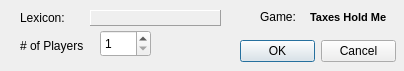
<?xml version="1.0" encoding="UTF-8"?>
<ui version="4.0">
 <class>createTaxesTableForm</class>
 <widget class="QWidget" name="createTaxesTableForm">
  <property name="geometry">
   <rect>
    <x>0</x>
    <y>0</y>
    <width>404</width>
    <height>71</height>
   </rect>
  </property>
  <property name="windowTitle">
   <string>Create Taxes Hold Me Table</string>
  </property>
  <widget class="QLabel" name="label_5">
   <property name="geometry">
    <rect>
     <x>20</x>
     <y>10</y>
     <width>61</width>
     <height>16</height>
    </rect>
   </property>
   <property name="text">
    <string>Lexicon:</string>
   </property>
  </widget>
  <widget class="QLabel" name="label">
   <property name="geometry">
    <rect>
     <x>20</x>
     <y>35</y>
     <width>91</width>
     <height>21</height>
    </rect>
   </property>
   <property name="text">
    <string># of Players</string>
   </property>
  </widget>
  <widget class="QSpinBox" name="playersSpinBox">
   <property name="geometry">
    <rect>
     <x>100</x>
     <y>30</y>
     <width>51</width>
     <height>27</height>
    </rect>
   </property>
   <property name="focusPolicy">
    <enum>Qt::NoFocus</enum>
   </property>
   <property name="minimum">
    <number>1</number>
   </property>
   <property name="maximum">
    <number>8</number>
   </property>
  </widget>
  <widget class="QLabel" name="labelLexiconName">
   <property name="geometry">
    <rect>
     <x>90</x>
     <y>10</y>
     <width>131</width>
     <height>16</height>
    </rect>
   </property>
   <property name="frameShape">
    <enum>QFrame::Panel</enum>
   </property>
   <property name="frameShadow">
    <enum>QFrame::Raised</enum>
   </property>
   <property name="text">
    <string/>
   </property>
  </widget>
  <widget class="QLabel" name="label_9">
   <property name="geometry">
    <rect>
     <x>310</x>
     <y>10</y>
     <width>91</width>
     <height>16</height>
    </rect>
   </property>
   <property name="text">
    <string>&lt;!DOCTYPE HTML PUBLIC &quot;-//W3C//DTD HTML 4.0//EN&quot; &quot;http://www.w3.org/TR/REC-html40/strict.dtd&quot;&gt;
&lt;html&gt;&lt;head&gt;&lt;meta name=&quot;qrichtext&quot; content=&quot;1&quot; /&gt;&lt;style type=&quot;text/css&quot;&gt;
p, li { white-space: pre-wrap; }
&lt;/style&gt;&lt;/head&gt;&lt;body style=&quot; font-family:'MS Shell Dlg 2'; font-size:8.25pt; font-weight:400; font-style:normal;&quot;&gt;
&lt;p style=&quot; margin-top:0px; margin-bottom:0px; margin-left:0px; margin-right:0px; -qt-block-indent:0; text-indent:0px;&quot;&gt;&lt;span style=&quot; font-size:8pt; font-weight:600;&quot;&gt;Taxes Hold Me&lt;/span&gt;&lt;/p&gt;&lt;/body&gt;&lt;/html&gt;</string>
   </property>
  </widget>
  <widget class="QLabel" name="label_10">
   <property name="geometry">
    <rect>
     <x>260</x>
     <y>10</y>
     <width>46</width>
     <height>13</height>
    </rect>
   </property>
   <property name="text">
    <string>Game:</string>
   </property>
  </widget>
  <widget class="QDialogButtonBox" name="buttonBox">
   <property name="geometry">
    <rect>
     <x>240</x>
     <y>40</y>
     <width>156</width>
     <height>23</height>
    </rect>
   </property>
   <property name="standardButtons">
    <set>QDialogButtonBox::Cancel|QDialogButtonBox::Ok</set>
   </property>
  </widget>
 </widget>
 <resources/>
 <connections/>
</ui>
